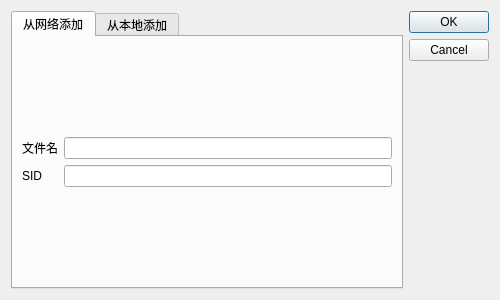
<?xml version="1.0" encoding="UTF-8"?>
<ui version="4.0">
 <class>Dialog</class>
 <widget class="QDialog" name="Dialog">
  <property name="geometry">
   <rect>
    <x>0</x>
    <y>0</y>
    <width>500</width>
    <height>300</height>
   </rect>
  </property>
  <property name="windowTitle">
   <string>Dialog</string>
  </property>
  <layout class="QHBoxLayout" name="horizontalLayout">
   <item>
    <widget class="QTabWidget" name="tabWidget">
     <property name="currentIndex">
      <number>0</number>
     </property>
     <widget class="QWidget" name="tab_2">
      <attribute name="title">
       <string>从网络添加</string>
      </attribute>
      <layout class="QFormLayout" name="formLayout_2">
       <item row="1" column="0">
        <widget class="QLabel" name="label_6">
         <property name="text">
          <string>文件名</string>
         </property>
        </widget>
       </item>
       <item row="1" column="1">
        <widget class="QLineEdit" name="inputFileName"/>
       </item>
       <item row="2" column="0">
        <widget class="QLabel" name="label_7">
         <property name="text">
          <string>SID</string>
         </property>
         <property name="buddy">
          <cstring>inputSID</cstring>
         </property>
        </widget>
       </item>
       <item row="2" column="1">
        <widget class="QLineEdit" name="inputSID"/>
       </item>
       <item row="0" column="0">
        <spacer name="verticalSpacer">
         <property name="orientation">
          <enum>Qt::Vertical</enum>
         </property>
         <property name="sizeHint" stdset="0">
          <size>
           <width>20</width>
           <height>40</height>
          </size>
         </property>
        </spacer>
       </item>
       <item row="3" column="0">
        <spacer name="verticalSpacer_2">
         <property name="orientation">
          <enum>Qt::Vertical</enum>
         </property>
         <property name="sizeHint" stdset="0">
          <size>
           <width>20</width>
           <height>40</height>
          </size>
         </property>
        </spacer>
       </item>
      </layout>
     </widget>
     <widget class="QWidget" name="tab_1">
      <attribute name="title">
       <string>从本地添加</string>
      </attribute>
      <layout class="QFormLayout" name="formLayout">
       <item row="0" column="0">
        <widget class="QLabel" name="label_1">
         <property name="text">
          <string>文件名</string>
         </property>
         <property name="buddy">
          <cstring>fileName</cstring>
         </property>
        </widget>
       </item>
       <item row="0" column="1">
        <widget class="QLineEdit" name="fileName"/>
       </item>
       <item row="1" column="0">
        <widget class="QLabel" name="label_2">
         <property name="text">
          <string>文件路径</string>
         </property>
         <property name="buddy">
          <cstring>choosePath</cstring>
         </property>
        </widget>
       </item>
       <item row="1" column="1">
        <widget class="QPushButton" name="choosePath">
         <property name="text">
          <string>...</string>
         </property>
        </widget>
       </item>
       <item row="2" column="0">
        <widget class="QLabel" name="label_3">
         <property name="text">
          <string>文件说明</string>
         </property>
         <property name="buddy">
          <cstring>addtionText</cstring>
         </property>
        </widget>
       </item>
       <item row="2" column="1">
        <widget class="QTextEdit" name="addtionText"/>
       </item>
       <item row="3" column="0">
        <widget class="QLabel" name="label_4">
         <property name="text">
          <string>是否通告</string>
         </property>
         <property name="buddy">
          <cstring>needRegister</cstring>
         </property>
        </widget>
       </item>
       <item row="3" column="1">
        <widget class="QCheckBox" name="needRegister">
         <property name="text">
          <string/>
         </property>
        </widget>
       </item>
       <item row="4" column="0">
        <widget class="QLabel" name="label_5">
         <property name="text">
          <string>是否拷贝到主目录</string>
         </property>
         <property name="buddy">
          <cstring>needCopy</cstring>
         </property>
        </widget>
       </item>
       <item row="4" column="1">
        <widget class="QCheckBox" name="needCopy">
         <property name="text">
          <string/>
         </property>
        </widget>
       </item>
      </layout>
     </widget>
    </widget>
   </item>
   <item>
    <widget class="QDialogButtonBox" name="buttonBox">
     <property name="orientation">
      <enum>Qt::Vertical</enum>
     </property>
     <property name="standardButtons">
      <set>QDialogButtonBox::Cancel|QDialogButtonBox::Ok</set>
     </property>
    </widget>
   </item>
  </layout>
 </widget>
 <resources/>
 <connections>
  <connection>
   <sender>buttonBox</sender>
   <signal>accepted()</signal>
   <receiver>Dialog</receiver>
   <slot>accept()</slot>
   <hints>
    <hint type="sourcelabel">
     <x>484</x>
     <y>61</y>
    </hint>
    <hint type="destinationlabel">
     <x>157</x>
     <y>274</y>
    </hint>
   </hints>
  </connection>
  <connection>
   <sender>buttonBox</sender>
   <signal>rejected()</signal>
   <receiver>Dialog</receiver>
   <slot>reject()</slot>
   <hints>
    <hint type="sourcelabel">
     <x>484</x>
     <y>61</y>
    </hint>
    <hint type="destinationlabel">
     <x>286</x>
     <y>274</y>
    </hint>
   </hints>
  </connection>
 </connections>
</ui>
